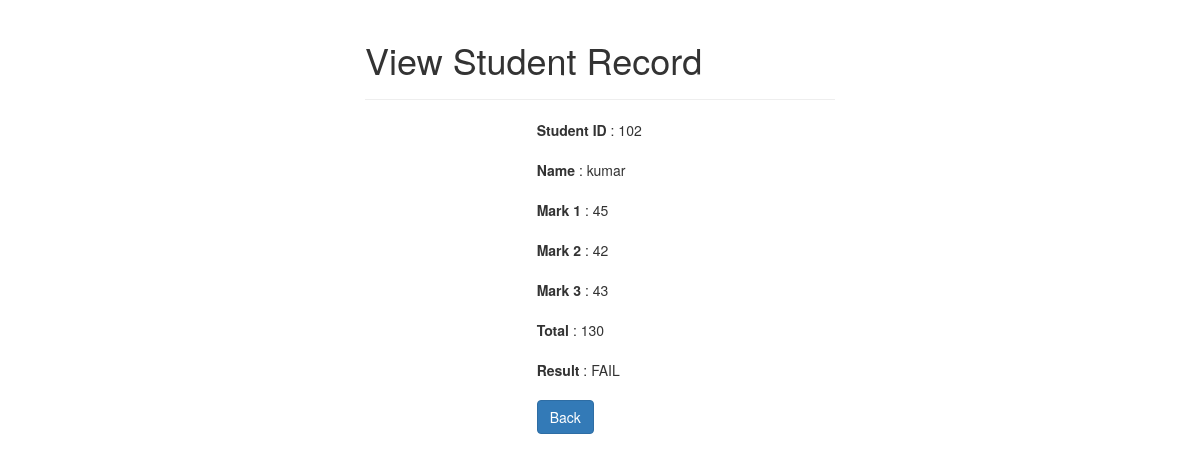
The app's page /read.php?id=102 with its own data.
### tables this page shows
CREATE TABLE IF NOT EXISTS `student` (
  `studentid` int(11) NOT NULL,
  `name` varchar(100) NOT NULL,
  `mark1` int(11) NOT NULL,
  `mark2` int(11) NOT NULL,
  `mark3` int(11) NOT NULL,
  `total` int(11) NOT NULL,
  `result` varchar(10) DEFAULT NULL
);

### read.php (the view, shortened to what this page needs)
<?php
require_once 'connection.php';
?>
<!DOCTYPE html>
<html lang="en">
<head>
   <link rel="stylesheet" href="include/bootstrap.css">
</head>
<body>
    <div class="wrapper">
        <div class="container-fluid">
            <div class="row">
                <div class="col-md-12">
                    <div class="page-header">
                        <h1>View Student Record</h1>
                    </div>
                        <?php
                    $studentid = $_GET['id'];
                     $sql = "select * from student where studentid=$studentid";
                    $result = $connect->query($sql);
                          if($result->num_rows > 0) {
                            if($row = $result->fetch_assoc()) {
                            ?>
                <div class="col-lg-4 col-lg-offset-4">
                    <div class="form-group">
                            <label>Student ID </label>
                         : <?php echo $row['studentid']  ?>
                        </div>
                        <div class="form-group">
                            <label>Name</label>
                              : <?php echo $row['name']  ?>
                        </div>
                        <div class="form-group">
                            <label>Mark 1</label>
                         : <?php echo $row['mark1']  ?>
                        </div>
                        <div class="form-group">
                            <label>Mark 2</label>
                           : <?php echo $row['mark2']  ?>
                        </div>
                    <div class="form-group">
                            <label>Mark 3</label>
                            : <?php echo $row['mark3']  ?>
                        </div>
                    <div class="form-group">
                            <label>Total </label>
                              : <?php echo $row['total']  ?>
                        </div>
                    <div class="form-group">
                            <label>Result </label>
                            : <?php echo $row['result']  ?>
                        </div>
                            <?php
                         }
                         }
                         else
                         {
                          echo  "<p class='lead'><em>No records were found.</em></p>";
                         }
                         ?>
                    <p><a href="index.php" class="btn btn-primary">Back</a></p>
                      </div>
                </div>
            </div>
        </div>
    </div>
</body>
</html>

### read.php (style rules this page uses)
.wrapper { width: 500px; margin: 0 auto; }

### records on screen
student: studentid "102", name "kumar", mark1 "45", mark2 "42", mark3 "43", total "130", result "FAIL"
